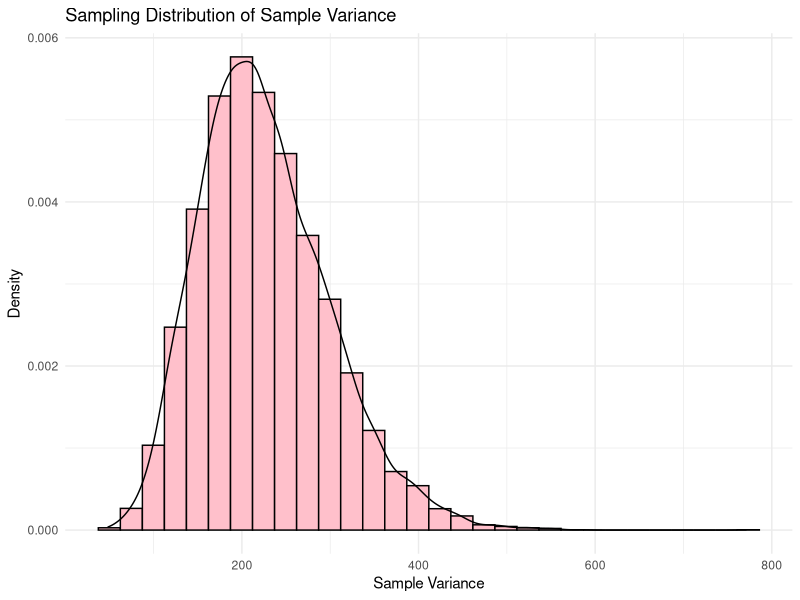
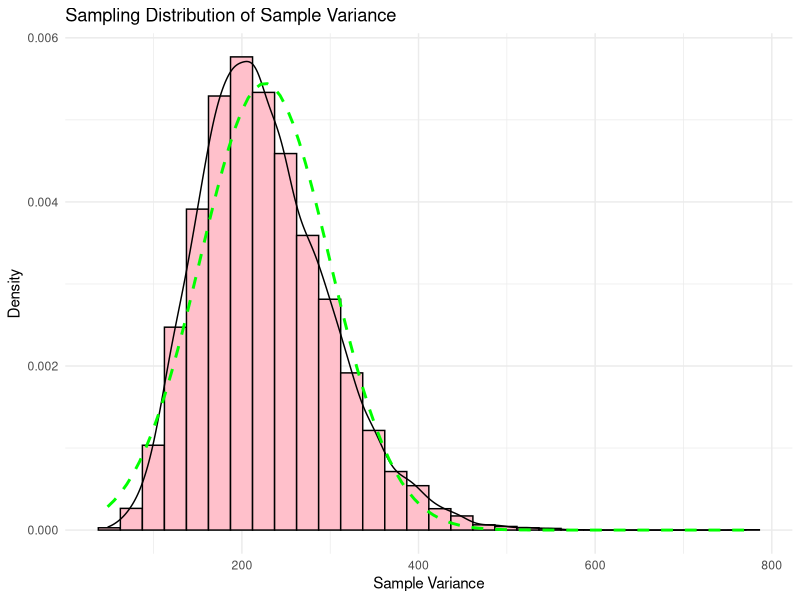
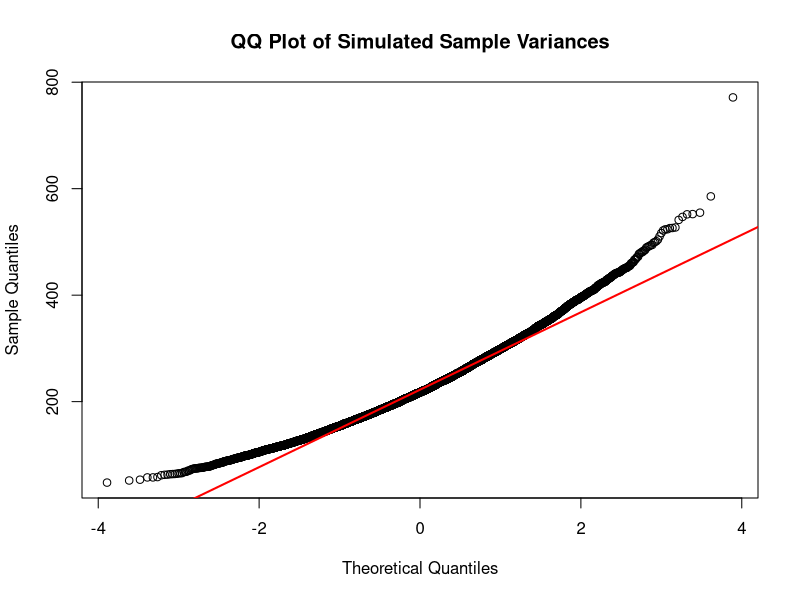
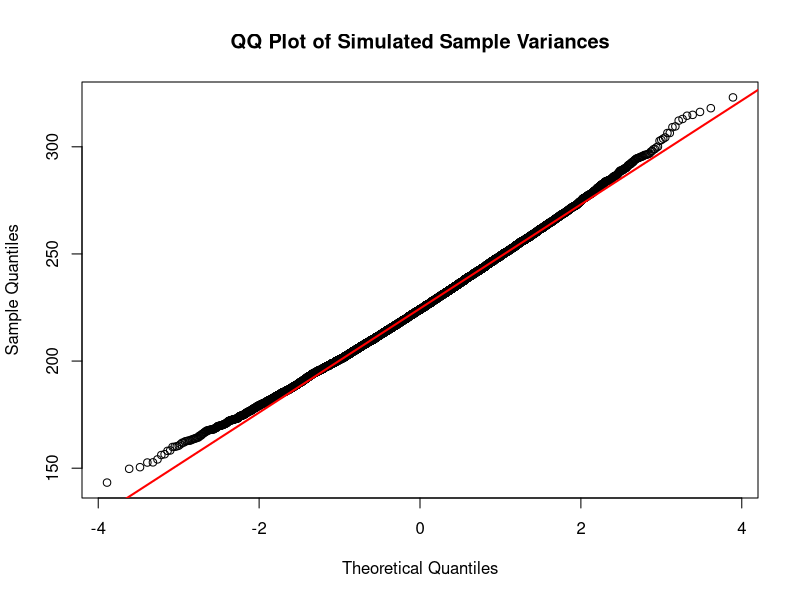
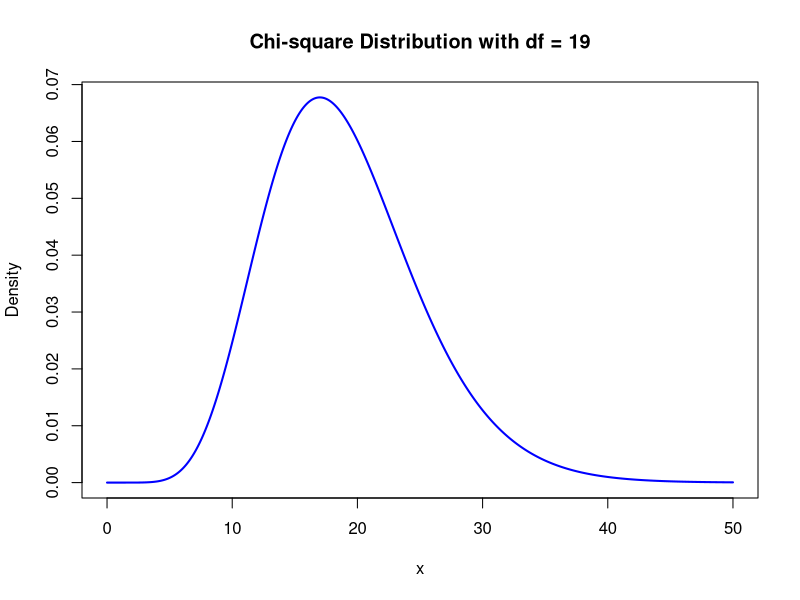
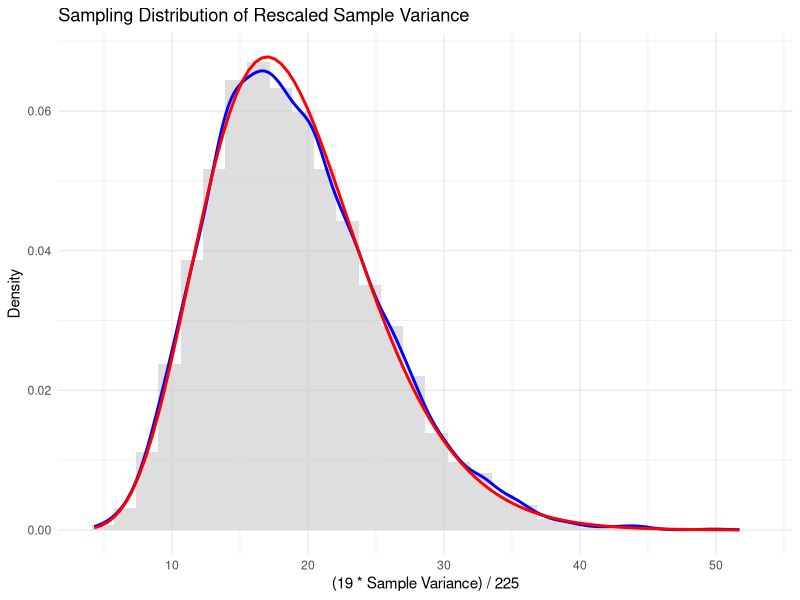
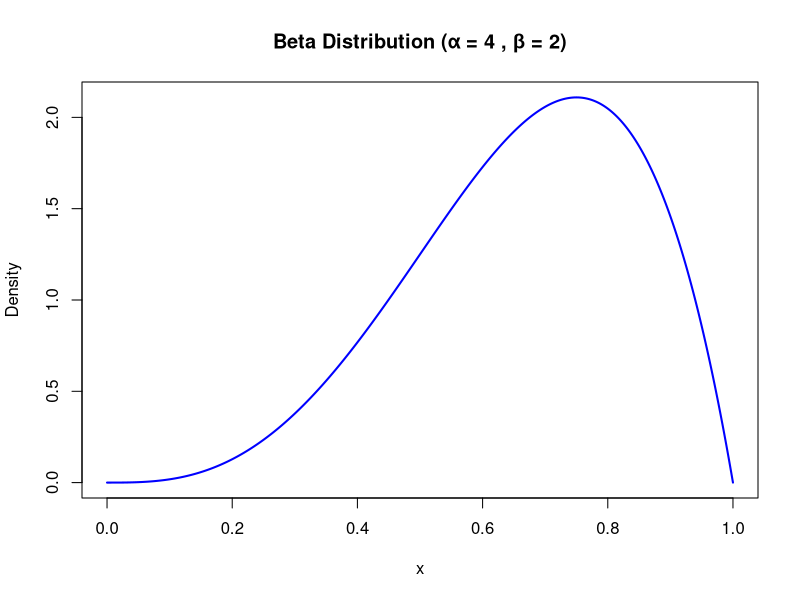
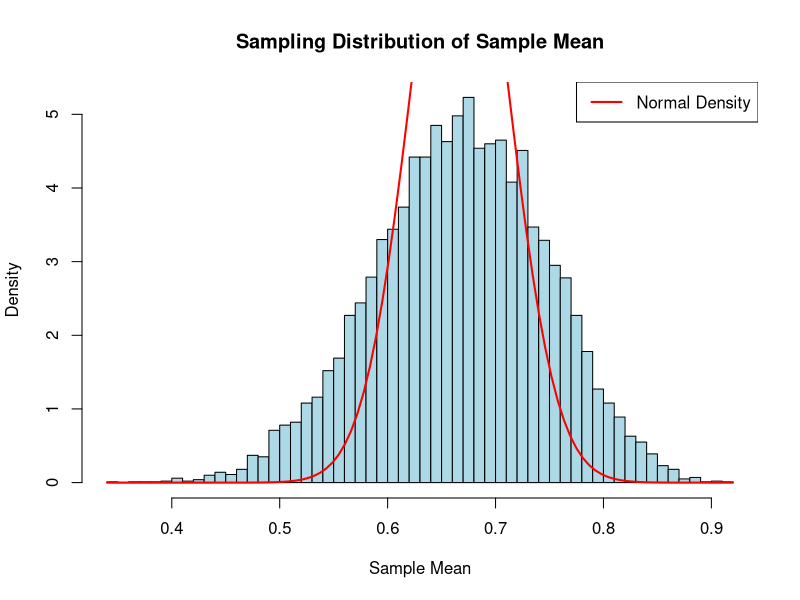

Source code (R) for these figures, in order:
## ---- chunk 1
knitr::opts_chunk$set(echo = TRUE)
## ---- chunk 2
library(tidyverse)
## ---- chunk 3
set.seed(123)
sample_variances <- replicate(10000, {
  sample <- rnorm(20, mean = 100, sd = 15)
  var(sample)
})

ggplot(data.frame(sample_variances), aes(x = sample_variances)) +
  geom_histogram(aes(y = ..density..), bins = 30, color = "black", fill = "pink") +
  geom_density() +
  labs(title = "Sampling Distribution of Sample Variance",
       x = "Sample Variance", y = "Density") +
  theme_minimal()

## ---- chunk 4
ggplot(data.frame(sample_variances), aes(x = sample_variances)) +
  geom_histogram(aes(y = ..density..), bins = 30, color = "black", fill = "pink") +
  geom_density() +
  stat_function(fun = dnorm, args = list(mean = mean(sample_variances), sd = sd(sample_variances)), 
                color = "green", size = 1, linetype = "dashed") +
  labs(title = "Sampling Distribution of Sample Variance",
       x = "Sample Variance", y = "Density") +
  theme_minimal()
## ---- chunk 5
qqnorm(sample_variances, main = "QQ Plot of Simulated Sample Variances")
qqline(sample_variances, col = "red", lwd = 2)
## ---- chunk 6
set.seed(123)
sample_variances_175 <- replicate(10000, {
  sample <- rnorm(175, mean = 100, sd = 15)
  var(sample)
})

qqnorm(sample_variances_175, main = "QQ Plot of Simulated Sample Variances")
qqline(sample_variances_175, col = "red", lwd = 2)
## ---- chunk 7
x <- seq(0, 50, length.out = 1000)
y <- dchisq(x, 19)

# Plot the chi-square distribution
plot(x, y, type = "l", col = "blue", lwd = 2,
     main = "Chi-square Distribution with df = 19",
     xlab = "x", ylab = "Density")

## ---- chunk 8
sample_variances <- numeric(10000)
for (i in 1:10000) {
  sample <- rnorm(20, mean = 1000, sd = 15)
  sample_variance <- var(sample) 
  rescaled_variance <- (19 * sample_variance) / 225
  sample_variances[i] <- rescaled_variance
}
data <- data.frame(rescaled_variance = sample_variances)
ggplot(data, aes(x = rescaled_variance)) +
  geom_histogram(aes(y = ..density..), bins = 30, fill = "gray", alpha = 0.5) +
  geom_density(color = "blue", size = 1) +
  stat_function(fun = dchisq, args = list(df = 19), color = "red", size = 1) +
  labs(title = "Sampling Distribution of Rescaled Sample Variance",
       x = "(19 * Sample Variance) / 225",
       y = "Density") +
  theme_minimal() +
  theme(legend.position = "top") +
  scale_color_manual(values = c("Simulated Distribution" = "gray", 
                                 "Density" = "blue", 
                                 "Chi-square df=19" = "red"))

## ---- chunk 9
options(scipen = 999)
x <- seq(0, 1, length.out = 1000)
y <- dbeta(x, shape1 = 4, shape2 = 2)
plot(x, y, type = "l", col = "blue", lwd = 2,
     main = "Beta Distribution (α = 4 , β = 2)",
     xlab = "x", ylab = "Density")
## ---- chunk 10
set.seed(123) 
sample_means <- replicate(10000, mean(rbeta(5, 4, 2)))
mu <- 4 / (4 + 2)
sigma <- sqrt((2) / ((4 + 2)^2 * (4 + 2 + 1)))

hist(sample_means, breaks = 50, probability = TRUE, main = "Sampling Distribution of Sample Mean",
     xlab = "Sample Mean", col = "lightblue", border = "black")

# Overlay the density of the normal distribution
curve(dnorm(x, mean = mu, sd = sigma / sqrt(4)), col = "red", lwd = 2, add = TRUE)

# Add legend
legend("topright", legend = c("Normal Density"), col = "red", lwd = 2)
## ---- chunk 11
set.seed(123) 
sample_means <- replicate(10000, mean(rbeta(30, 4, 2)))
mu <- 4 / (4 + 2)
sigma <- sqrt((2) / ((4 + 2)^2 * (4 + 2 + 1)))

hist(sample_means, breaks = 50, probability = TRUE, main = "Sampling Distribution of Sample Mean",
     xlab = "Sample Mean", col = "lightblue", border = "black")

# Overlay the density of the normal distribution
curve(dnorm(x, mean = mu, sd = sigma / sqrt(4)), col = "red", lwd = 2, add = TRUE)

# Add legend
legend("topright", legend = c("Normal Density"), col = "red", lwd = 2)
## ---- chunk 12
1 - pnorm(282, mean = 280, sd = 10)
## ---- chunk 13
standard_error <- 10 / sqrt(50)
1 - pnorm(282, mean = 280, sd = standard_error)
## ---- chunk 14
z <- -5 / standard_error
2 * pnorm(abs(z), lower.tail = FALSE)
## ---- chunk 15
df <- read_csv("PaymentAndValue.csv")
df %>% filter(`Hospitalization type` == "hip/knee replacement") %>% summarize(mean(Payment))
df %>% filter(`Hospitalization type` == "hip/knee replacement") %>% summarize(sd(Payment))
df %>% filter(`Hospitalization type` == "hip/knee replacement") %>%
  ggplot(aes(x = Payment)) +
  geom_histogram(color = "black", fill = "pink") +
  labs(title = "Distribution of Payments for Hip/Knee Replacements",
       x = "Payments ($)",
       y = "Counts") +
  theme_minimal()
## ---- chunk 16
df %>% filter(`Hospitalization type` == "hip/knee replacement") %>% summarize(mean(Payment))
t.test(df[df$`Hospitalization type` == "hip/knee replacement", ]$Payment, conf.level = 0.95)
## ---- chunk 17
t.test(df[df$`Hospitalization type` == "hip/knee replacement", ]$Payment, mu = 20600, alternative = "two.sided", conf.level = 0.95)
## ---- chunk 18
df %>% ggplot(aes(x = `Hospitalization type`, y = Payment)) +
  geom_boxplot() +
  labs(title = "Distribution of Payments Based on Hospitalization Types") +
  theme_minimal()
## ---- chunk 19
df %>% filter(`Hospitalization type` == "heart failure") %>% summarize(mean(Payment))
df %>% filter(`Hospitalization type` == "pneumonia") %>% summarize(mean(Payment))
t.test(df[df$`Hospitalization type` == "heart failure", ]$Payment, 
       df[df$`Hospitalization type` == "pneumonia", ]$Payment, 
       var.equal = TRUE, 
       conf.level = 0.99)
